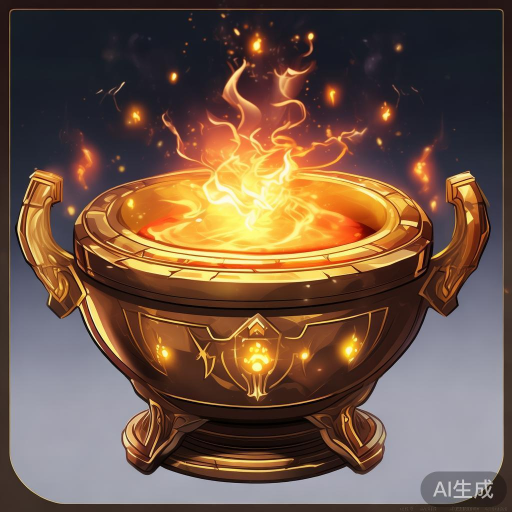
#> input picture client/src/assets/bonds/bond_zhutian_emperor_cauldron.png, 1024 x 1024 px (shown at 1/2 size)
$ python -i gen_art.py   (imports and definitions only)
#> lines starting #> are read from the running program, lines starting #| are printed output that depends on the picture
#!/usr/bin/env python3
# /// script
# requires-python = ">=3.11"
# dependencies = [
#     "pyyaml>=6.0",
#     "zhipuai>=2.1",
#     "sniffio",      # zhipuai 实际依赖但未在 its metadata 中声明
#     "pillow>=10.0", # 水印去除后处理
#     "numpy>=1.26",  # 水印背景采样（逐行中位数渐变插值）
# ]
# ///
"""AI 批量生图脚本 —— 读 art_prompts.yaml，调 CogView-3-Flash 生成图片并入库。

管线设计（见 docs/ART_PIPELINE.md）：
  - CogView-3-Flash（免费）出草图与批量素材（图标 / 特效 / debuff）
  - Seedream 4.5 / GLM-Image（付费）精修一致性敏感素材（羁绊卡面 / 英雄 / Boss）
  - 本脚本只负责调用 CogView；精修环节可在后续按需接入

用法（用 uv run 直接运行脚本，自动装依赖；勿加 python）：
  uv run tools/gen_art.py dry-run                  # 不调 API，只打印计划
  uv run tools/gen_art.py gen --category bonds     # 只生成羁绊卡面
  uv run tools/gen_art.py gen --id bond_zhutian_01 # 只生成指定条目
  uv run tools/gen_art.py gen                      # 生成全部
  uv run tools/gen_art.py sync --id bond_zhutian_01 --ref exported.png
                                                    # 用现成图替换某条目

环境变量：
  ZHIPU_API_KEY  智谱开放平台 API Key（open.bigmodel.cn 控制台获取）

依赖（PEP 723 内联声明于文件头，uv run 自动安装）：pyyaml>=6.0  zhipuai>=2.1
"""
from __future__ import annotations

import argparse
import os
import sys
import time
from dataclasses import dataclass
from pathlib import Path
from typing import Any

try:
    import yaml
except ImportError as e:
    sys.exit(
        f"导入 pyyaml 失败：{e}\n"
        "请用 uv run tools/gen_art.py ...（直接运行脚本，自动装依赖）。"
    )

HERE = Path(__file__).resolve().parent
REPO_ROOT = HERE.parent
PROMPTS_YAML = HERE / "art_prompts.yaml"
ASSETS_DIR = REPO_ROOT / "client" / "src" / "assets"


# ── 配置 ──────────────────────────────────────────────────────────────
MODEL = "cogview-3-flash"   # 免费模型；精修可改 cogview-3-plus
DEFAULT_SIZE = "1024x1024"
RATE_LIMIT_SEC = 1.0        # 每次调用间隔（秒），防触发免费层限流
MAX_RETRIES = 3
RETRY_BACKOFF = 4.0         # 重试退避基数（秒），指数增长


@dataclass
class ArtEntry:
    """一条素材生成任务。"""
    id: str                 # 全局唯一，如 bond_zhutian_01
    category: str           # bonds / skills / debuffs / characters / enemies / effects / ui / bg
    filename: str           # 入库文件名，如 bond_zhutian_01.png
    prompt: str             # 完整生图 prompt
    size: str = DEFAULT_SIZE


# [27 lines left out: function load_entries, not called in this run]


def out_path(entry: ArtEntry) -> Path:
    """条目的最终入库路径。"""
    return ASSETS_DIR / entry.category / entry.filename


# ── 过滤 ──────────────────────────────────────────────────────────────
# [56 lines left out: functions filter_entries, call_cogview, download, not called in this run]


# 智谱 CogView 固定在右下角加"AI生成"水印（全图右下 ~12%×4% 区域）。
# 水印相对坐标（按图片宽高比例），适配任意分辨率。
WATERMARK_BOX = (0.846, 0.936, 0.963, 0.970)  # (x0, y0, x1, y1) 比例


def remove_watermark(path: Path, box: tuple[float, float, float, float] = WATERMARK_BOX) -> bool:
    """用水印周围的背景色填充水印区域（inpaint 式覆盖）。

    原理：素材是居中构图，角落是纯背景。取水印框左侧/上方一条像素带
    的中位数色作为背景色，整块填进去。对纯色/渐变背景几乎无痕。

    返回 True 表示已处理，False 表示跳过（如 Pillow 不可用）。
    """
#> called with box = (0.846, 0.936, 0.963, 0.97)
    try:
        from PIL import Image
    except ImportError:
        return False

    img = Image.open(path).convert("RGB")
#> img is the input picture: PIL image 1024x1024 RGB; mean R, G, B 112, 86.3, 70
    w, h = img.size
#> w = 1024; h = 1024
    x0, y0, x1, y1 = (int(v * dim) for v, dim in zip(box, (w, h, w, h)))
#> x0 = 866; y0 = 958; x1 = 986; y1 = 993

    # 取水印框左侧一条 8px 宽的像素带作为背景采样（避开主体）
    sample_x0 = max(0, x0 - 12)
#> sample_x0 = 854
    sample_x1 = max(sample_x0 + 1, x0 - 4)
#> sample_x1 = 862
    sample = img.crop((sample_x0, y0, sample_x1, y1 + 1))

    # 中位数色（对渐变更稳：逐行取中位数，得到 y 方向的渐变背景）
    try:
        import numpy as np
        arr = np.array(sample)
        row_median = np.median(arr, axis=1).astype("uint8")
#> row_median = 36 rows, first 8: [116, 117, 122], [116, 117, 123], [115, 115, 124], [115, 115, 125], [115, 115, 125], [115, 115, 125], [115, 115, 125], [115, 115, 125]
        fill = Image.fromarray(row_median.reshape(-1, 1, 3), "RGB").resize((x1 - x0, y1 - y0 + 1))
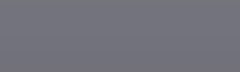
#> fill: PIL image 120x36 RGB (shown 2 times larger); mean R, G, B 114.3, 114.3, 123.8
    except ImportError:
        # 没 numpy 就用纯中位数色填一块
        pixels = sorted(sample.getdata())
        med = pixels[len(pixels) // 2]
        fill = Image.new("RGB", (x1 - x0, y1 - y0 + 1), med)

    img.paste(fill, (x0, y0))
    img.save(path)
    return True


# ── 命令 ──────────────────────────────────────────────────────────────
# [98 lines left out: functions cmd_dry_run, cmd_gen, cmd_sync, main, not called in this run]


# [2 lines not run here, left out]

>>> result = remove_watermark('../client/src/assets/bonds/bond_zhutian_emperor_cauldron.png')
